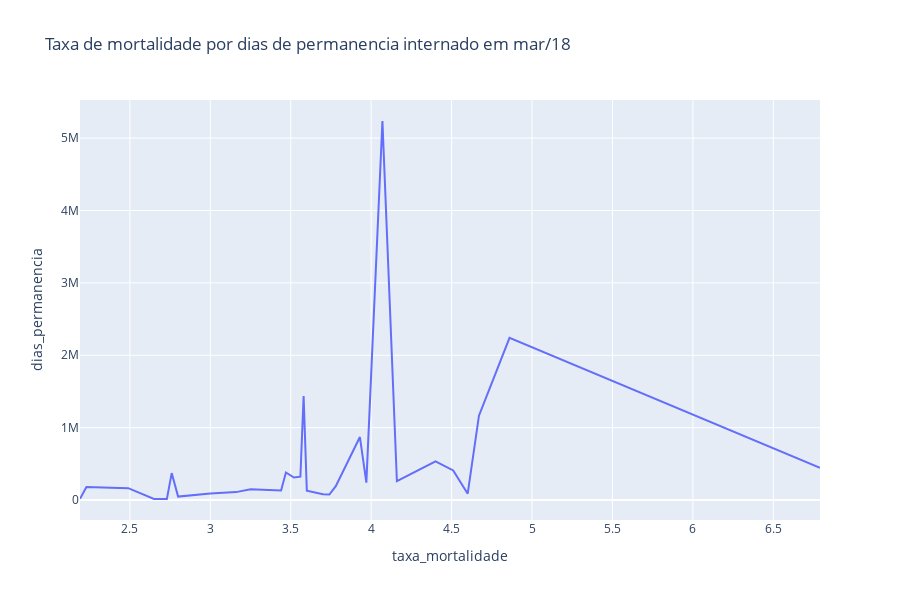

The cell this chart's notebook holds for it:
### Code cell
px.line(df_dias_por_taxa, x='taxa_mortalidade', y='dias_permanencia', title = "Taxa de mortalidade por dias de permanencia internado em mar/18",
       hover_data=['taxa_mortalidade', 'dias_permanencia'], height=600)

### Figure 1 — Plotly figure (JSON) as saved in the notebook; plotly's stock layout.template omitted (floating-point values rounded to 4 significant figures)
{"data": [{"hovertemplate": "taxa_mortalidade=%{x}<br>dias_permanencia=%{y}<extra></extra>", "legendgroup": "", "line": {"color": "#636efa", "dash": "solid"}, "marker": {"symbol": "circle"}, "mode": "lines", "name": "", "orientation": "v", "showlegend": false, "type": "scatter", "x": [2.19, 2.23, 2.49, 2.65, 2.73, 2.76, 2.8, 3, 3.16, 3.25, 3.44, 3.47, 3.52, 3.56, 3.58, 3.6, 3.7, 3.74, 3.78, 3.93, 3.97, 4.07, 4.16, 4.4, 4.51, 4.6, 4.67, 4.86, 6.79], "xaxis": "x", "y": [18126, 179497, 164193, 14489, 15649, 371970, 48101, 89680, 109738, 149051, 131802, 380267, 310853, 323610, 1436945, 128549, 80678, 75386, 191447, 870717, 240779, 5236604, 259811, 533778, 409142, 88168, 1164944, 2240046, 445792], "yaxis": "y"}], "layout": {"height": 600, "legend": {"tracegroupgap": 0}, "title": {"text": "Taxa de mortalidade por dias de permanencia internado em mar/18"}, "xaxis": {"anchor": "y", "domain": [0, 1], "title": {"text": "taxa_mortalidade"}}, "yaxis": {"anchor": "x", "domain": [0, 1], "title": {"text": "dias_permanencia"}}}}
